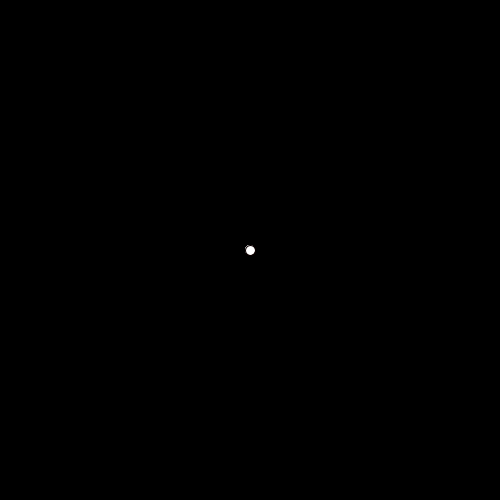
Frame 1 (no input)
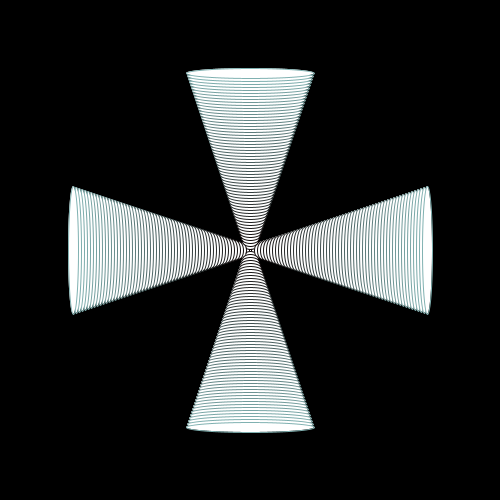
Frame 60 (the mouse pressed at the canvas centre just before this capture)
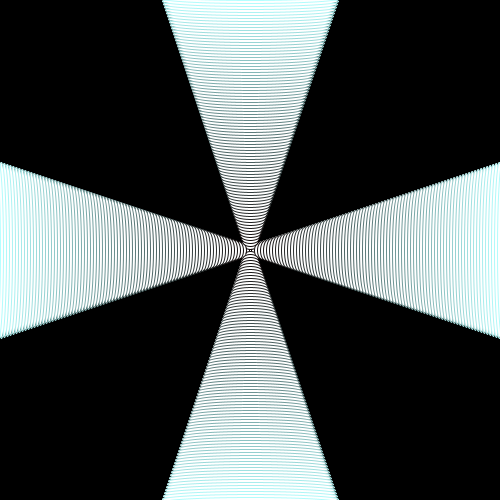
Frame 120 (the mouse held since frame 60 and released just before this capture)

The Processing sketch that drew these frames (run headless with seeded random() and noise(); from frame 60 on, the mouse is pressed at the canvas centre):

// Processing sketch: processing_69931
// ── processing_69931.pde

int a = 10;
int b = 0;
int c = 10;
int d = 0;
void setup()
{
  size(500, 500);
  background(0);
}
void draw()
{
  stroke(a,b,d);
  ellipse(250-b, 250, 10, a);
  ellipse(250+b, 250, 10, a);
  ellipse(250, 250-d, c, 10);
  ellipse(250, 250+d, c, 10);
  if ( a > 450)
  {
    a = -a;
  }
  if (b >450)
  {
    b =-b;
  }
  if ( c > 450 )
  {
    c =-c;
  }
  if (d > 450)
  {
    d=-d;
  }
  a = a + 2;
  b = b + 3;
  c = c + 2;
  d = d + 3;
}
